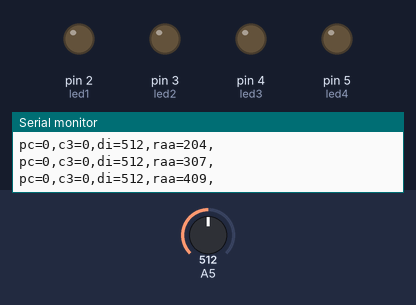
A sketch run on a simulated Arduino Uno, built with avr-gcc and run on an emulated ATmega328P. Shown: output pins drawn as LEDs (lit = HIGH), the last lines printed to the serial monitor. The inputs (shaded band) are chosen by the test bench; at power-on: A5 = 512.

Above: at 0.1 s.
At 1.2 s:
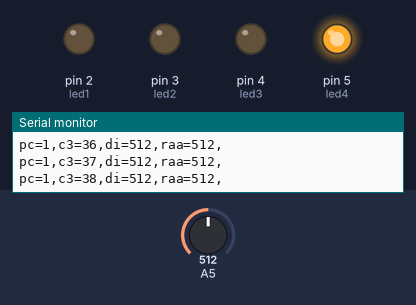
1.3 s: A5 set to 499
4.3 s: A5 set to 511
Timing chart, 0 to 7.3 s (numbered marks = the images above; inputs shaded):
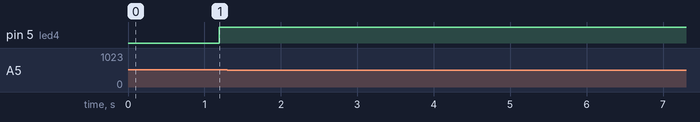

The sketch:

ArmControlButton25msdelay.ino
```cpp
//length requirements for pulses
float     pe = 500;         //pulse excitation required for trigger
float     splb=10;           //short pulse lower time boundary
//float   spup=14;          //short pulsse upper time boundary
float     lpb=40;          //long pulse time boundary
float     dcat=40;           //down count activation time. down time required to activate movement minus time for raa to settle below pe


int     di;             //direct input
int     c1=5;           //counter 1
int     c3=0;
int     pc=0;           //Pulse counter
int     dc=0;           //down count
int     dia[10];        //direct input array
int     raa;            //rolling average array

  //assiging LEDs to simulate arm movements!!!!!!!!!!!!!!!!!!!!!!!!!!!!!!!!!!!!!!!!!!!!!!!!!!!!!!!!!!!!!!!!!
float   led1=2;
float   led2=3;
float   led3=4;
float   led4=5;
int     LED1=LOW;
int     LED2=LOW;
int     LED3=LOW;
int     LED4=LOW;

void setup() {
  // initialize serial communication at 9600 bits per second:
  Serial.begin(9600);

  //assiging LEDs to simulate arm movements!!!!!!!!!!!!!!!!!!!!!!!!!!!!!!!!!!!!!!!!!!!!!!!!!!!!!!!!!!!!!!!!!
  pinMode(led1,OUTPUT);
  pinMode(led2,OUTPUT);
  pinMode(led3,OUTPUT);
  pinMode(led4,OUTPUT);
}


void loop() {
  //setting di to equal direct input
  di = analogRead(A5);
  dia[c1]=di;

  //incrimenting the counter "c1"
  c1=c1+1;
  if (c1>=10)
  {
    c1=5;
    dia[0]= dia[5];
    dia[1]= dia[6];
    dia[2]= dia[7];
    dia[3]= dia[8];
    dia[4]= dia[9];
  }

  //setting raa (rolling average array) to the average of the last 5 di(direct input)
  raa= (dia[c1]+dia[c1-1]+dia[c1-2]+dia[c1-3]+dia[c1-4])/5;         //I think raa will work as not an array

 /* c2=c2+1;
  if (c2>=105)
  {
    c2=5;
    raa[0]=raa[100];
    raa[1]=raa[101];
    raa[2]=raa[102];
    raa[3]=raa[103];
    raa[4]=raa[104];

  }
*/


  //set up short pulse (sp)!!!!!!!!!!!!!!!!!!!!!!!!!!!!!!!!!!!!!!!!!!!!!!!!
  if (raa >= pe)
  {
   c3=c3+1;
   dc=0;
  }
  else
  {
    c3=0;
  }
  if (c3==splb)
  {
    pc=pc+1;
  }
  if (raa < pe)
  {
    dc=dc+1;
  }
  if (dc==dcat)
  {
    if (pc==1)      //action 1 sequence
      {
         LED1=HIGH;
         LED2=LOW;
         LED3=LOW;
         LED4=LOW;
      }
    if  (pc==2)
       {

         LED1=LOW;
         LED2=HIGH;
         LED3=LOW;
         LED4=LOW;
       }
    pc=0;
  }
    if  (pc==3)
      {
         LED1=LOW;
         LED2=LOW;
         LED3=HIGH;
         LED4=LOW;
      }

//Long pulse bitches!!! Reset erthing
  if (c3>=lpb)
  {
   LED1=LOW;    //all LEDs off sept reset LED
   LED2=LOW;
   LED3=LOW;
   LED4=HIGH;
   pc=0;
  }

  digitalWrite(led1,LED1);
  digitalWrite(led2,LED2);
  digitalWrite(led3,LED3);
  digitalWrite(led4,LED4);

    // print values you to serial monitor
  Serial.print("pc=");
  Serial.print(pc);
  Serial.print(',');
  Serial.print("c3=");
  Serial.print(c3);
  Serial.print(',');
  Serial.print("di=");
  Serial.print(di);
  Serial.print(',');
  Serial.print("raa=");
  Serial.print(raa);
  Serial.println(',');

  delay(25);        // delay in between reads for stability
}
```
